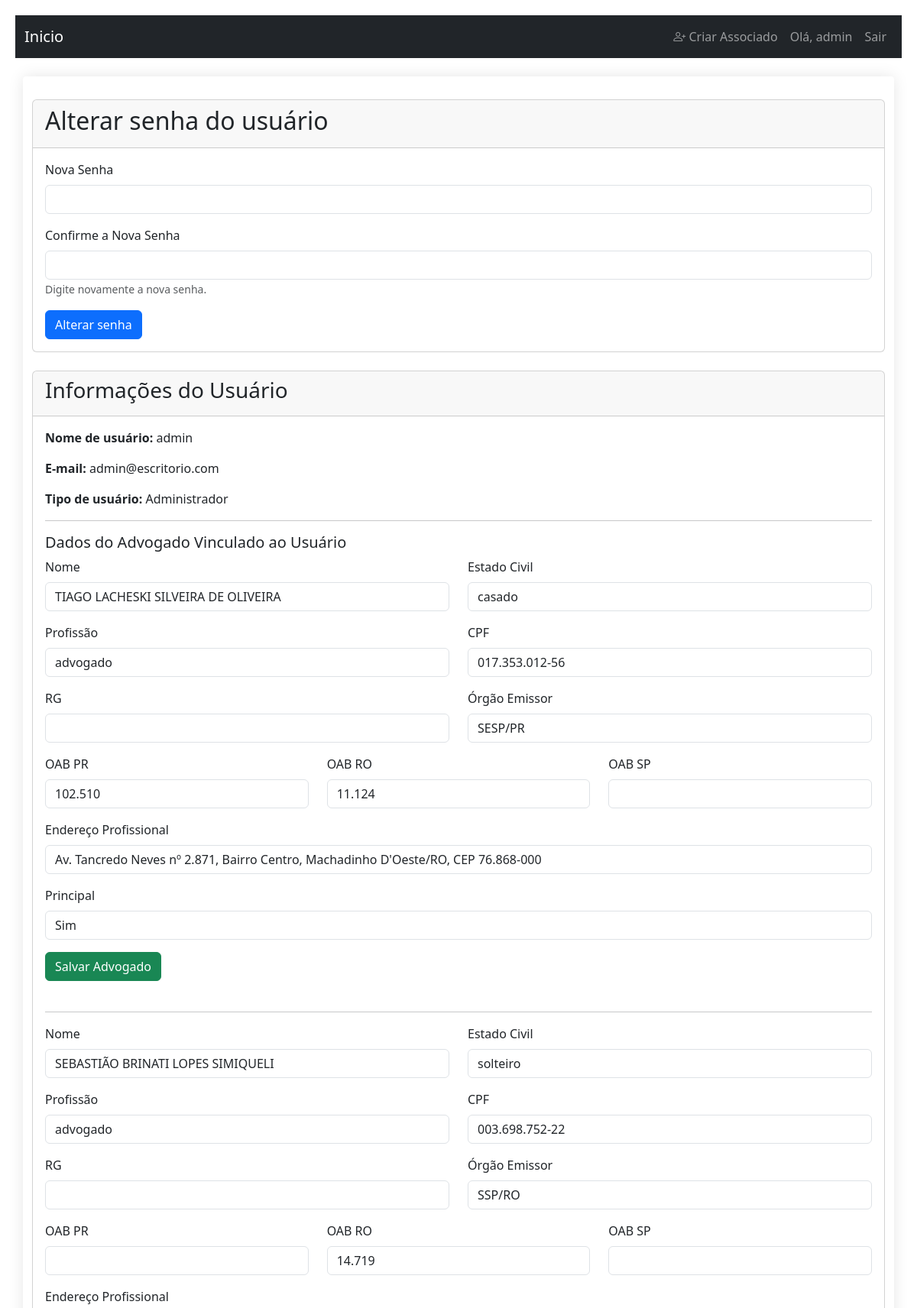
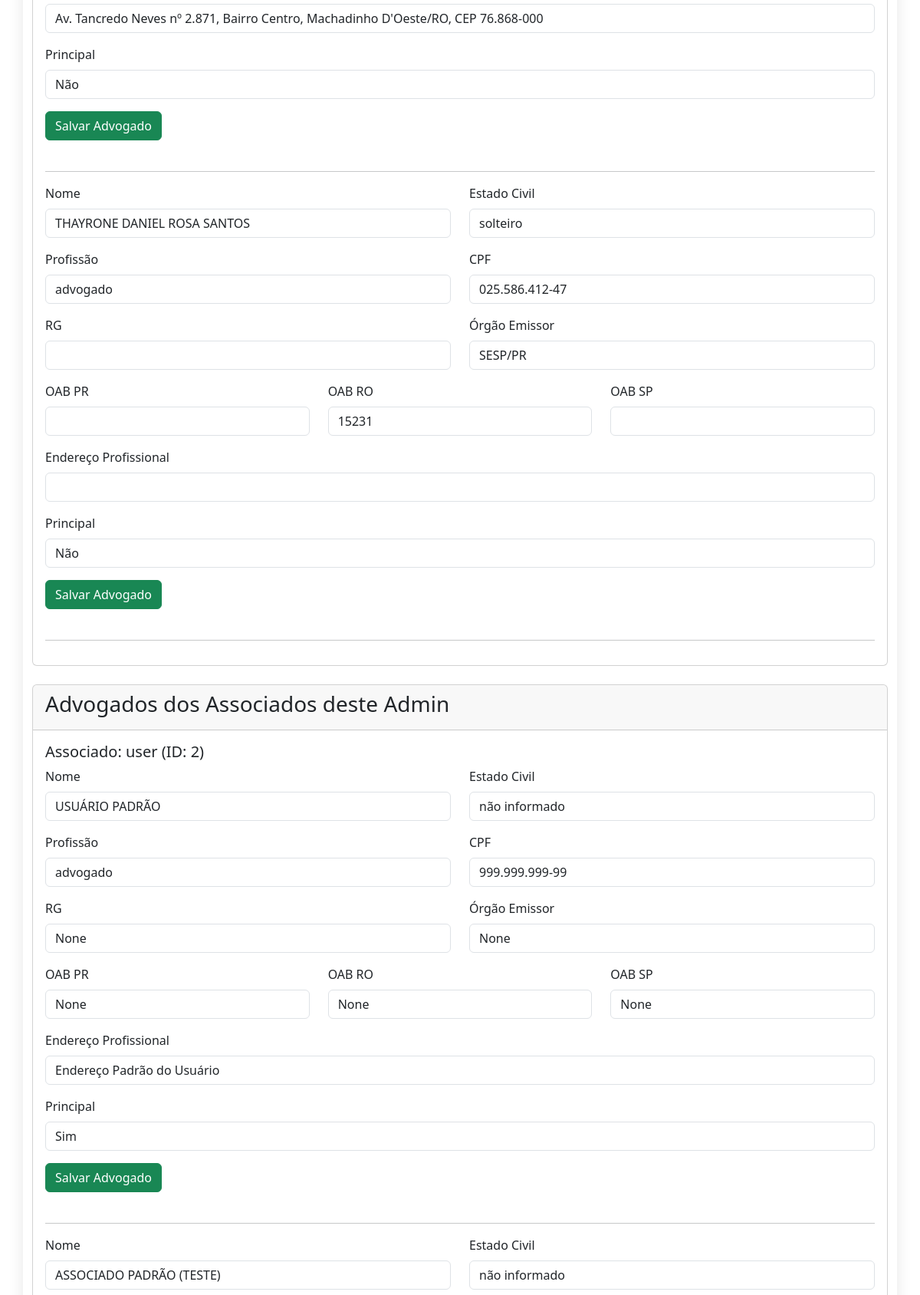
Page /usuario/1/editar (signed in, upper part) on the committed database (2 pictures, top to bottom).
### models.py (models this page shows, shortened)
class User(UserMixin, db.Model):
    id = db.Column(db.Integer, primary_key=True)
    username = db.Column(db.String(64), index=True, unique=True)
    email = db.Column(db.String(120), index=True, unique=True)
    password_hash = db.Column(db.String(128))
    is_admin = db.Column(db.Boolean, default=False)
    admin_id = db.Column(db.Integer, db.ForeignKey('user.id'), nullable=True)
    associados = db.relationship('User', backref=db.backref('admin', remote_side=[id]), lazy='dynamic')
    tickets = db.relationship(
        'Ticket',
        backref='author',
        lazy='dynamic',
        cascade="all, delete-orphan",
        foreign_keys='Ticket.user_id'
    )
    delegated_tickets = db.relationship(
        'Ticket',
        backref='delegado_user',
        lazy='dynamic',
        foreign_keys='Ticket.delegado_id'
    )
    comments = db.relationship('Comment', backref='author', lazy='dynamic', cascade="all, delete-orphan")
    attachments = db.relationship('Attachment', backref='author', lazy='dynamic')
    appointments = db.relationship('Appointment', backref='user', lazy='dynamic', cascade="all, delete-orphan")
    advogados = db.relationship('Advogado', backref='owner_user', lazy='dynamic', cascade="all, delete-orphan")

class Advogado(db.Model):
    id = db.Column(db.Integer, primary_key=True)
    user_id = db.Column(db.Integer, db.ForeignKey('user.id'), nullable=False)
    nome = db.Column(db.String(150), nullable=False)
    estado_civil = db.Column(db.String(50), nullable=False)
    profissao = db.Column(db.String(100), nullable=False, default='advogado')
    cpf = db.Column(db.String(14), unique=True, nullable=False)
    rg = db.Column(db.String(20), nullable=True)
    orgao_emissor = db.Column(db.String(20), nullable=True)
    oab_pr = db.Column(db.String(20), nullable=True)
    oab_ro = db.Column(db.String(20), nullable=True)
    oab_sp = db.Column(db.String(20), nullable=True)
    endereco_profissional = db.Column(db.String(255), nullable=False)
    is_principal = db.Column(db.Boolean, default=False, nullable=False)

### routes/user.py (the view, shortened to what this page needs)
@user_bp.route('/<int:user_id>/editar', methods=['GET', 'POST'])
@login_required
def editar_usuario(user_id):
    usuario = User.query.get_or_404(user_id)
    if current_user.id != usuario.id and not current_user.is_admin:
        flash('Você não tem permissão para editar este usuário.', 'danger')
        return redirect(url_for('dashboard.dashboard'))
    advogados = usuario.advogados.order_by(Advogado.id).all()
    associados_advogados = []
    if usuario.is_admin and current_user.id == usuario.id:
        associados = usuario.associados.order_by(User.id).all()
        for associado in associados:
            associados_advogados.append({
                "associado": associado,
                "advogados": associado.advogados.order_by(Advogado.id).all()
            })
    return render_template(
        'editar_usuario.html',
        usuario=usuario,
        advogados=advogados,
        associados_advogados=associados_advogados
    )

### templates/editar_usuario.html (shortened to what this page needs)
{% extends "base_m.html" %}
{% block content %}
<div class="card">
    <div class="card-header"><h2>Alterar senha do usuário</h2></div>
    <div class="card-body">
        <form method="POST" action="{{ url_for('user.editar_usuario', user_id=usuario.id) }}">
            <div class="mb-3">
                <label for="password" class="form-label">Nova Senha</label>
                <input type="password" class="form-control" id="password" name="password" required minlength="6">
            </div>
            <div class="mb-3">
                <label for="password_confirm" class="form-label">Confirme a Nova Senha</label>
                <input type="password" class="form-control" id="password_confirm" name="password_confirm" required minlength="6">
                <small class="form-text text-muted">Digite novamente a nova senha.</small>
            </div>
            <button type="submit" class="btn btn-primary">Alterar senha</button>
        </form>
    </div>
</div>
<div class="card mt-4">
    <div class="card-header"><h3>Informações do Usuário</h3></div>
    <div class="card-body">
        <p><strong>Nome de usuário:</strong> {{ usuario.username }}</p>
        <p><strong>E-mail:</strong> {{ usuario.email }}</p>
        <p><strong>Tipo de usuário:</strong> {% if usuario.is_admin %}Administrador{% else %}Associado{% endif %}</p>
        <hr>
        <h5>Dados do Advogado Vinculado ao Usuário</h5>
        {% if usuario.advogados.count() > 0 %}
            {% for advogado in usuario.advogados %}
                <form method="POST" action="{{ url_for('user.editar_advogado', advogado_id=advogado.id) }}">
                    <div class="row">
                        <div class="col-md-6 mb-3">
                            <label for="nome_{{ advogado.id }}" class="form-label">Nome</label>
                            <input type="text" class="form-control" id="nome_{{ advogado.id }}" name="nome" value="{{ advogado.nome }}" required>
                        </div>
                        <div class="col-md-6 mb-3">
                            <label for="estado_civil_{{ advogado.id }}" class="form-label">Estado Civil</label>
                            <input type="text" class="form-control" id="estado_civil_{{ advogado.id }}" name="estado_civil" value="{{ advogado.estado_civil }}">
                        </div>
                        <div class="col-md-6 mb-3">
                            <label for="profissao_{{ advogado.id }}" class="form-label">Profissão</label>
                            <input type="text" class="form-control" id="profissao_{{ advogado.id }}" name="profissao" value="{{ advogado.profissao }}">
                        </div>
                        <div class="col-md-6 mb-3">
                            <label for="cpf_{{ advogado.id }}" class="form-label">CPF</label>
                            <input type="text" class="form-control" id="cpf_{{ advogado.id }}" name="cpf" value="{{ advogado.cpf }}" required>
                        </div>
                        <div class="col-md-6 mb-3">
                            <label for="rg_{{ advogado.id }}" class="form-label">RG</label>
                            <input type="text" class="form-control" id="rg_{{ advogado.id }}" name="rg" value="{{ advogado.rg }}">
                        </div>
                        <div class="col-md-6 mb-3">
                            <label for="orgao_emissor_{{ advogado.id }}" class="form-label">Órgão Emissor</label>
                            <input type="text" class="form-control" id="orgao_emissor_{{ advogado.id }}" name="orgao_emissor" value="{{ advogado.orgao_emissor }}">
                        </div>
                        <div class="col-md-4 mb-3">
                            <label for="oab_pr_{{ advogado.id }}" class="form-label">OAB PR</label>
                            <input type="text" class="form-control" id="oab_pr_{{ advogado.id }}" name="oab_pr" value="{{ advogado.oab_pr }}">
                        </div>
                        <div class="col-md-4 mb-3">
                            <label for="oab_ro_{{ advogado.id }}" class="form-label">OAB RO</label>
                            <input type="text" class="form-control" id="oab_ro_{{ advogado.id }}" name="oab_ro" value="{{ advogado.oab_ro }}">
                        </div>
                        <div class="col-md-4 mb-3">
                            <label for="oab_sp_{{ advogado.id }}" class="form-label">OAB SP</label>
                            <input type="text" class="form-control" id="oab_sp_{{ advogado.id }}" name="oab_sp" value="{{ advogado.oab_sp }}">
                        </div>
                        <div class="col-md-12 mb-3">
                            <label for="endereco_profissional_{{ advogado.id }}" class="form-label">Endereço Profissional</label>
                            <input type="text" class="form-control" id="endereco_profissional_{{ advogado.id }}" name="endereco_profissional" value="{{ advogado.endereco_profissional }}">
                        </div>
                        <div class="col-md-12 mb-3">
                            <label for="is_principal_{{ advogado.id }}" class="form-label">Principal</label>
                            <select class="form-control" id="is_principal_{{ advogado.id }}" name="is_principal">
                                <option value="1" {% if advogado.is_principal %}selected{% endif %}>Sim</option>
                                <option value="0" {% if not advogado.is_principal %}selected{% endif %}>Não</option>
                            </select>
                        </div>
                    </div>
                    <button type="submit" class="btn btn-success mb-4">Salvar Advogado</button>
                </form>
                <hr>
            {% endfor %}
        {% else %}
            <p>Não há informações de advogado para este usuário.</p>
        {% endif %}
    </div>
</div>
{% if usuario.is_admin and current_user.id == usuario.id %}
<div class="card mt-4">
    <div class="card-header"><h3>Advogados dos Associados deste Admin</h3></div>
    <div class="card-body">
        {% set associados = usuario.associados.all() %}
        {% if associados|length > 0 %}
            {% for associado in associados %}
                <h5>Associado: {{ associado.username }} (ID: {{ associado.id }})</h5>
                {% if associado.advogados.count() > 0 %}
                    {% for advogado in associado.advogados %}
                        <form method="POST" action="{{ url_for('user.editar_advogado', advogado_id=advogado.id) }}">
                            <div class="row">
                                <div class="col-md-6 mb-3">
                                    <label for="nome_{{ advogado.id }}" class="form-label">Nome</label>
                                    <input type="text" class="form-control" id="nome_{{ advogado.id }}" name="nome" value="{{ advogado.nome }}" required>
                                </div>
                                <div class="col-md-6 mb-3">
                                    <label for="estado_civil_{{ advogado.id }}" class="form-label">Estado Civil</label>
                                    <input type="text" class="form-control" id="estado_civil_{{ advogado.id }}" name="estado_civil" value="{{ advogado.estado_civil }}">
                                </div>
                                <div class="col-md-6 mb-3">
                                    <label for="profissao_{{ advogado.id }}" class="form-label">Profissão</label>
                                    <input type="text" class="form-control" id="profissao_{{ advogado.id }}" name="profissao" value="{{ advogado.profissao }}">
                                </div>
                                <div class="col-md-6 mb-3">
                                    <label for="cpf_{{ advogado.id }}" class="form-label">CPF</label>
                                    <input type="text" class="form-control" id="cpf_{{ advogado.id }}" name="cpf" value="{{ advogado.cpf }}" required>
                                </div>
                                <div class="col-md-6 mb-3">
                                    <label for="rg_{{ advogado.id }}" class="form-label">RG</label>
                                    <input type="text" class="form-control" id="rg_{{ advogado.id }}" name="rg" value="{{ advogado.rg }}">
                                </div>
                                <div class="col-md-6 mb-3">
                                    <label for="orgao_emissor_{{ advogado.id }}" class="form-label">Órgão Emissor</label>
                                    <input type="text" class="form-control" id="orgao_emissor_{{ advogado.id }}" name="orgao_emissor" value="{{ advogado.orgao_emissor }}">
                                </div>
                                <div class="col-md-4 mb-3">
                                    <label for="oab_pr_{{ advogado.id }}" class="form-label">OAB PR</label>
                                    <input type="text" class="form-control" id="oab_pr_{{ advogado.id }}" name="oab_pr" value="{{ advogado.oab_pr }}">
                                </div>
                                <div class="col-md-4 mb-3">
                                    <label for="oab_ro_{{ advogado.id }}" class="form-label">OAB RO</label>
                                    <input type="text" class="form-control" id="oab_ro_{{ advogado.id }}" name="oab_ro" value="{{ advogado.oab_ro }}">
                                </div>
                                <div class="col-md-4 mb-3">
                                    <label for="oab_sp_{{ advogado.id }}" class="form-label">OAB SP</label>
                                    <input type="text" class="form-control" id="oab_sp_{{ advogado.id }}" name="oab_sp" value="{{ advogado.oab_sp }}">
                                </div>
                                <div class="col-md-12 mb-3">
                                    <label for="endereco_profissional_{{ advogado.id }}" class="form-label">Endereço Profissional</label>
                                    <input type="text" class="form-control" id="endereco_profissional_{{ advogado.id }}" name="endereco_profissional" value="{{ advogado.endereco_profissional }}">
                                </div>
                                <div class="col-md-12 mb-3">
                                    <label for="is_principal_{{ advogado.id }}" class="form-label">Principal</label>
                                    <select class="form-control" id="is_principal_{{ advogado.id }}" name="is_principal">
                                        <option value="1" {% if advogado.is_principal %}selected{% endif %}>Sim</option>
                                    </select>
                                </div>
                            </div>
                            <button type="submit" class="btn btn-success mb-4">Salvar Advogado</button>
                        </form>
                        <hr>
                    {% endfor %}
                {% else %}
                    <p>Não há informações de advogado para este associado.</p>
                {% endif %}
            {% endfor %}
        {% else %}
            <p>Não há associados vinculados a este admin.</p>
        {% endif %}
    </div>
</div>
{% endif %}
{% endblock %}

### templates/base_m.html (shortened to what this page needs)
<!DOCTYPE html>
<html lang="pt-BR">
<head>
    {% block styles %}
        <link rel="stylesheet" href="https://cdn.jsdelivr.net/npm/bootstrap-icons@1.8.0/font/bootstrap-icons.css">
        <link rel="stylesheet" href="{{ url_for('static', filename='css/style.css') }}">
        <link href="https://cdn.jsdelivr.net/npm/bootstrap@5.3.0/dist/css/bootstrap.min.css" rel="stylesheet">
    {% endblock %}
</head>
<body>
    <nav class="navbar navbar-expand-lg navbar-dark bg-dark">
        <div class="container-fluid">
            <a class="navbar-brand" href="{{ url_for('main.index') }}">Inicio</a>
            <div class="collapse navbar-collapse" id="navbarNav">
                <ul class="navbar-nav ms-auto">
                    {% if current_user.is_admin %}
                    <li class="nav-item">
                        <a class="nav-link" href="{{ url_for('admin_associado.criar_associado') }}">
                            <i class="bi bi-person-plus"></i> Criar Associado
                        </a>
                    </li>
                    {% endif %}
                    {% if current_user.is_authenticated %}
                    <li class="nav-item">
                        <a class="nav-link" href="{{ url_for('user.editar_usuario', user_id=current_user.id) }}">
                            Olá, {{ current_user.username }}
                        </a>
                    </li>
                    <li class="nav-item">
                        <a class="nav-link" href="{{ url_for('auth.logout') }}">Sair</a>
                    </li>
                    {% else %}
                    <li class="nav-item">
                        <a class="nav-link" href="{{ url_for('auth.login') }}">Login</a>
                    </li>
                    {% endif %}
                </ul>
            </div>
        </div>
    </nav>
    <div class="container mt-4">
        {% block content %}{% endblock %}
    </div>
</body>
</html>

### rows in the picture
User: username "admin", email "admin@escritorio.com"
Advogado: nome "TIAGO LACHESKI SILVEIRA DE OLIVEIRA", estado_civil "casado", profissao "advogado", cpf "017.353.012-56", orgao_emissor "SESP/PR", oab_pr "102.510", oab_ro "11.124", endereco_profissional "Av. Tancredo Neves nº 2.871, Bairro Centro, Machadinho D'Oeste/RO, CEP 76.868-000", is_principal "Sim"
Advogado: nome "SEBASTIÃO BRINATI LOPES SIMIQUELI", estado_civil "solteiro", profissao "advogado", cpf "003.698.752-22", orgao_emissor "SSP/RO", oab_ro "14.719", endereco_profissional "Av. Tancredo Neves nº 2.871, Bairro Centro, Machadinho D'Oeste/RO, CEP 76.868-000", is_principal "Não"
Advogado: nome "THAYRONE DANIEL ROSA SANTOS", estado_civil "solteiro", profissao "advogado", cpf "025.586.412-47", orgao_emissor "SESP/PR", oab_ro "15231", is_principal "Não"
User: username "user", id "2"
Advogado: nome "USUÁRIO PADRÃO", estado_civil "não informado", profissao "advogado", cpf "999.999.999-99", rg "None", orgao_emissor "None", oab_pr "None", oab_ro "None", oab_sp "None", endereco_profissional "Endereço Padrão do Usuário", is_principal "Sim"
Advogado: nome "ASSOCIADO PADRÃO (TESTE)", estado_civil "não informado"
